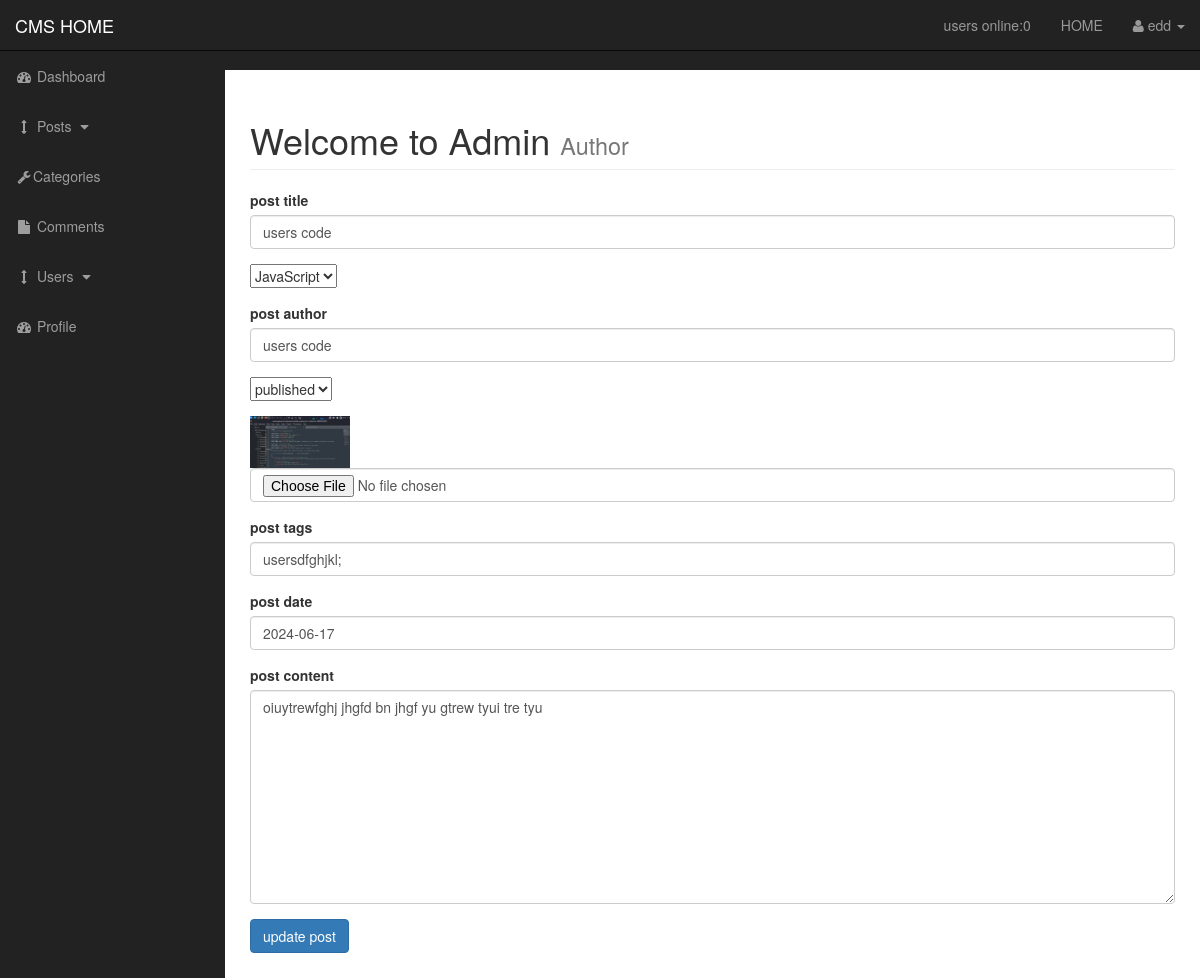
The page /admin/posts.php?source=edit_post&p_id=16 (signed in) on the database as committed earlier.
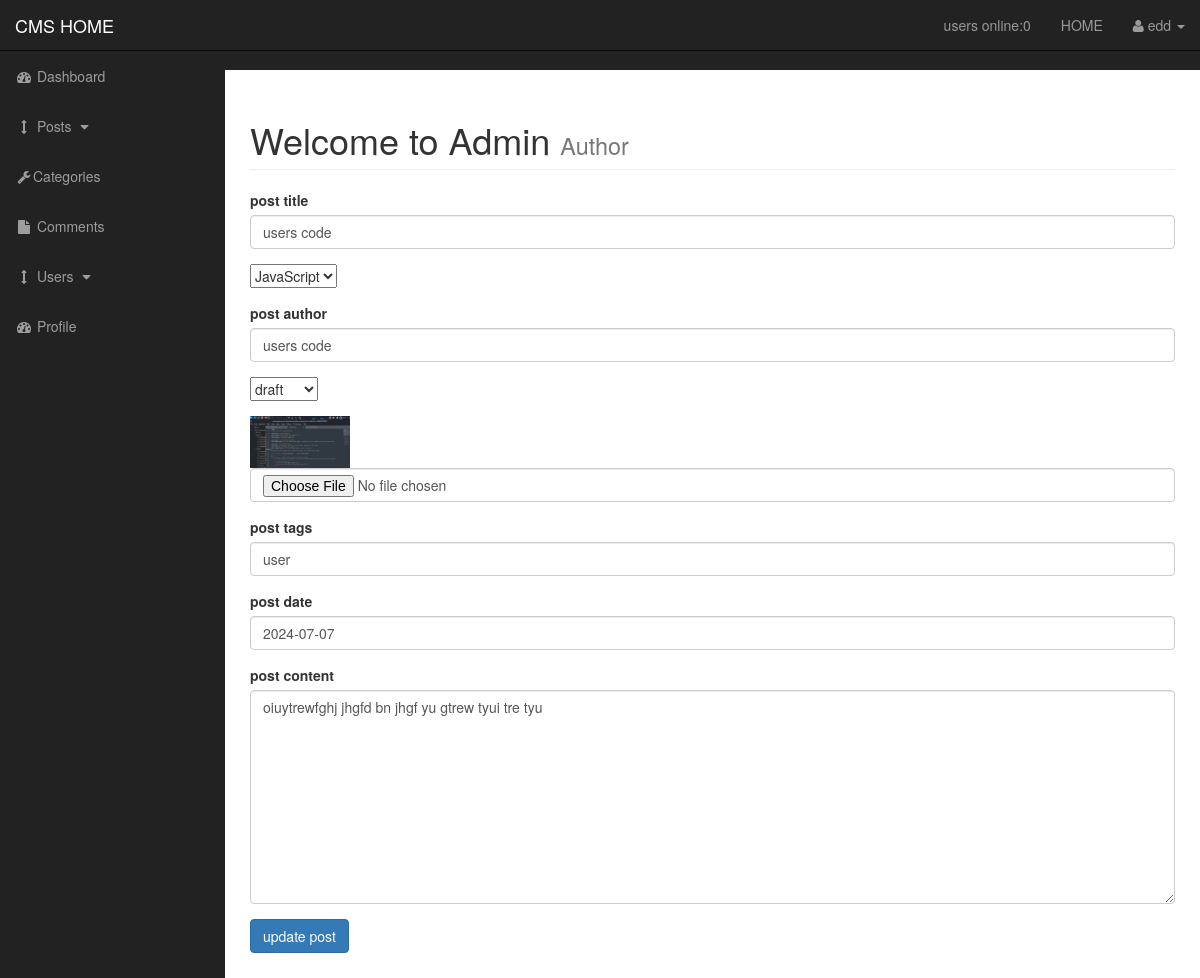
The same page on the database as committed later.
### tables this page shows
CREATE TABLE `posts` (
  `post_id` int(3) NOT NULL,
  `post_category_id` int(3) NOT NULL,
  `post_title` varchar(255) NOT NULL,
  `post_author` varchar(255) NOT NULL,
  `post_date` date NOT NULL,
  `post_image` text NOT NULL,
  `post_content` text NOT NULL,
  `post_tags` varchar(255) NOT NULL,
  `post_comment_count` varchar(255) NOT NULL,
  `post_status` varchar(255) NOT NULL DEFAULT 'draft',
  `post_views_count` int(11) NOT NULL
);

### admin/includes/edit_post.php (the view, shortened to what this page needs)
<?php
if (isset($_GET['p_id'])) {
$the_post_id = $_GET['p_id'];
}
$query = "SELECT * FROM posts WHERE post_id = {$the_post_id}";
$select_post_by_id = mysqli_query($connection,$query);
while ($row = mysqli_fetch_assoc($select_post_by_id)) {
$post_title= $row["post_title"];
$post_status = $row["post_status"];
$post_image= $row["post_image"];
$post_tags = $row["post_tags"];
$post_content= $row["post_content"];
$post_date = $row["post_date"];
}
?>
<form action="" method="post"enctype="multipart/form-data">
	<div class="form-group">
		<label for="title">post title</label>
		<input value="<?php echo $post_title?>" type="text"class="form-control" name="title">
	</div>
	<div class="form-group">
		<select name="post_category"id="">
	<?php
$query = " SELECT * FROM categories";
$select_categories = mysqli_query($connection,$query);
while ($row = mysqli_fetch_assoc( $select_categories)) {
$cat_id = $row["cat_id"];
$cat_title = $row["cat_title"];
 echo "<option value='$cat_id'>{$cat_title}</option>";
}
?>
		</select>
</div>
	<div class="form-group">
		<label for="post_outher">post author</label>
		<input value="<?php echo $post_title?>"type="text"class="form-control" name="post_author">
	</div>
<div class="form-group">
<select name="post_status" id="">
	<option value='<?php echo $post_status?>'><?php echo $post_status?></option>
</select>
</div>
	<div class="form-group">
		<img width="100" src="../images/<?php echo $post_image;?>" alt="">
		<input type="file"class="form-control" name="image">
	</div>
	<div class="form-group">
		<label for="post_tags">post tags</label>
		<input value="<?php echo $post_tags?>"type="text"class="form-control" name="post_tags">
	</div>
	<div class="form-group">
		<label for="post_date">post date</label>
		<input value="<?php echo $post_date?>"type="text"class="form-control" name="post_date">
	</div>
	<div class="form-group">
		<label for="post_content">post content</label>
		<textarea type="text"class="form-control" name="post_content" id="" cols="30" rows="10"><?php echo $post_content ?>
		</textarea>
	</div>
	<div class="form-group">
		<input type="submit"class="btn btn-primary" name="update_post"value="update post">
	</div>
</form>

### admin/includes/admin_navigation.php (shortened to what this page needs)
    <nav class="navbar navbar-inverse navbar-fixed-top" role="navigation">
    <div class="navbar-header">
    <a class="navbar-brand" href="index.php">CMS HOME</a>
    </div>
    <ul class="nav navbar-right top-nav">
        <li><a href="">users online:<?php echo users_online();?></a> </li>
    <li> <a href="../index.php">HOME</a> </li>
    <li class="dropdown">
    <a href="#" class="dropdown-toggle" data-toggle="dropdown"><i class="fa fa-user"></i>
<?php
if ($_SESSION['username']) {
   echo $_SESSION['username'];
}
?>
      <b class="caret"></b></a>
    </li>
    </ul>
    <div class="collapse navbar-collapse navbar-ex1-collapse">
    <ul class="nav navbar-nav side-nav">
    <li>
        <a href="index.php"><i class="fa fa-fw fa-dashboard"></i> Dashboard</a>
    </li>
    <li>
        <a href="javascript:;" data-toggle="collapse" data-target="#posts_dropdown"><i class="fa fa-fw fa-arrows-v"></i> Posts <i class="fa fa-fw fa-caret-down"></i></a>
    </li>
    <li>
        <a href="./categories.php"><i class="fa fa-fw fa-wrench"></i>Categories</a>
    </li>
    <li class="">
        <a href="comments.php"><i class="fa fa-fw fa-file"></i> Comments</a>
    </li>
    <li>
        <a href="javascript:;" data-toggle="collapse" data-target="#demo"><i class="fa fa-fw fa-arrows-v"></i> Users <i class="fa fa-fw fa-caret-down"></i></a>
    </li>
    <li>
        <a href="./profile.php"><i class="fa fa-fw fa-dashboard"></i> Profile</a>
    </li>
    </ul>
    </div>
    </nav>

Rows that differ between the two databases and show on the page:
changed posts "users code": post_status "published" → "draft"; post_tags "usersdfghjkl;" → "user"; post_date "2024-06-17" → "2024-07-07"
